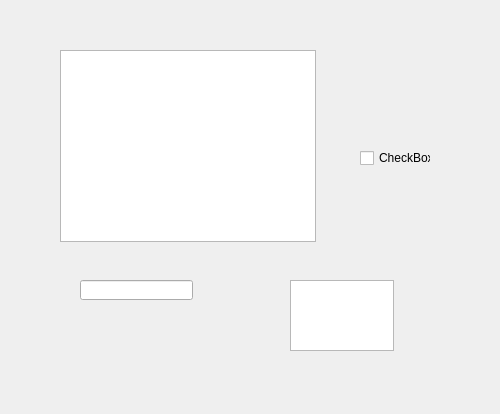
<?xml version="1.0" encoding="UTF-8"?>
<ui version="4.0">
 <class>Form</class>
 <widget class="QWidget" name="Form">
  <property name="geometry">
   <rect>
    <x>0</x>
    <y>0</y>
    <width>500</width>
    <height>414</height>
   </rect>
  </property>
  <property name="windowTitle">
   <string>Form</string>
  </property>
  <widget class="QListWidget" name="listWidget">
   <property name="geometry">
    <rect>
     <x>60</x>
     <y>50</y>
     <width>256</width>
     <height>192</height>
    </rect>
   </property>
  </widget>
  <widget class="QLineEdit" name="lineEdit">
   <property name="geometry">
    <rect>
     <x>80</x>
     <y>280</y>
     <width>113</width>
     <height>20</height>
    </rect>
   </property>
  </widget>
  <widget class="QTextEdit" name="textEdit">
   <property name="geometry">
    <rect>
     <x>290</x>
     <y>280</y>
     <width>104</width>
     <height>71</height>
    </rect>
   </property>
  </widget>
  <widget class="QCheckBox" name="checkBox">
   <property name="geometry">
    <rect>
     <x>360</x>
     <y>150</y>
     <width>71</width>
     <height>16</height>
    </rect>
   </property>
   <property name="text">
    <string>CheckBox</string>
   </property>
  </widget>
 </widget>
 <resources/>
 <connections>
  <connection>
   <sender>lineEdit</sender>
   <signal>editingFinished()</signal>
   <receiver>Form</receiver>
   <slot>slot_edit_finish()</slot>
   <hints>
    <hint type="sourcelabel">
     <x>146</x>
     <y>293</y>
    </hint>
    <hint type="destinationlabel">
     <x>72</x>
     <y>328</y>
    </hint>
   </hints>
  </connection>
  <connection>
   <sender>textEdit</sender>
   <signal>textChanged()</signal>
   <receiver>Form</receiver>
   <slot>slot_changed()</slot>
   <hints>
    <hint type="sourcelabel">
     <x>330</x>
     <y>306</y>
    </hint>
    <hint type="destinationlabel">
     <x>458</x>
     <y>249</y>
    </hint>
   </hints>
  </connection>
  <connection>
   <sender>listWidget</sender>
   <signal>clicked(QModelIndex)</signal>
   <receiver>Form</receiver>
   <slot>slot_list_click()</slot>
   <hints>
    <hint type="sourcelabel">
     <x>254</x>
     <y>126</y>
    </hint>
    <hint type="destinationlabel">
     <x>391</x>
     <y>137</y>
    </hint>
   </hints>
  </connection>
  <connection>
   <sender>checkBox</sender>
   <signal>stateChanged(int)</signal>
   <receiver>Form</receiver>
   <slot>slot_checked()</slot>
   <hints>
    <hint type="sourcelabel">
     <x>370</x>
     <y>158</y>
    </hint>
    <hint type="destinationlabel">
     <x>428</x>
     <y>199</y>
    </hint>
   </hints>
  </connection>
 </connections>
 <slots>
  <slot>slot1()</slot>
  <slot>slot2()</slot>
  <slot>slot_edit_finish()</slot>
  <slot>slot_list_click()</slot>
  <slot>slot_changed()</slot>
  <slot>slot_checked()</slot>
 </slots>
</ui>
